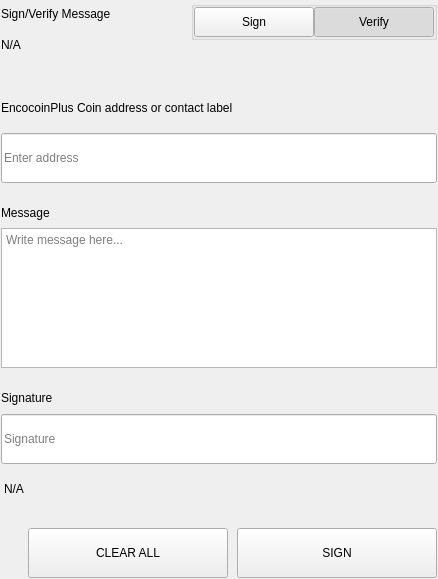
<?xml version="1.0" encoding="UTF-8"?>
<ui version="4.0">
 <class>SettingsSignMessageWidgets</class>
 <widget class="QWidget" name="SettingsSignMessageWidgets">
  <property name="geometry">
   <rect>
    <x>0</x>
    <y>0</y>
    <width>438</width>
    <height>579</height>
   </rect>
  </property>
  <property name="windowTitle">
   <string>Form</string>
  </property>
  <layout class="QVBoxLayout" name="verticalLayout">
   <property name="spacing">
    <number>0</number>
   </property>
   <property name="leftMargin">
    <number>0</number>
   </property>
   <property name="topMargin">
    <number>0</number>
   </property>
   <property name="rightMargin">
    <number>0</number>
   </property>
   <property name="bottomMargin">
    <number>0</number>
   </property>
   <item>
    <widget class="QWidget" name="left" native="true">
     <layout class="QVBoxLayout" name="verticalLayout_3">
      <property name="leftMargin">
       <number>0</number>
      </property>
      <property name="topMargin">
       <number>0</number>
      </property>
      <property name="rightMargin">
       <number>0</number>
      </property>
      <property name="bottomMargin">
       <number>0</number>
      </property>
      <item>
       <widget class="QWidget" name="container_sign" native="true">
        <layout class="QVBoxLayout" name="verticalLayout_2">
         <property name="spacing">
          <number>0</number>
         </property>
         <property name="leftMargin">
          <number>1</number>
         </property>
         <property name="topMargin">
          <number>1</number>
         </property>
         <property name="rightMargin">
          <number>1</number>
         </property>
         <property name="bottomMargin">
          <number>1</number>
         </property>
         <item>
          <layout class="QHBoxLayout" name="horizontalLayout_3" stretch="3,1">
           <property name="spacing">
            <number>40</number>
           </property>
           <item>
            <layout class="QVBoxLayout" name="verticalLayoutTitle">
             <property name="spacing">
              <number>5</number>
             </property>
             <item>
              <widget class="QLabel" name="labelTitle">
               <property name="text">
                <string>Sign/Verify Message</string>
               </property>
              </widget>
             </item>
             <item>
              <widget class="QLabel" name="labelSubtitle1">
               <property name="text">
                <string notr="true">N/A</string>
               </property>
               <property name="wordWrap">
                <bool>true</bool>
               </property>
              </widget>
             </item>
            </layout>
           </item>
           <item alignment="Qt::AlignRight|Qt::AlignTop">
            <widget class="QWidget" name="containerSwitch" native="true">
             <property name="styleSheet">
              <string notr="true">#containerSwitch{
	padding-top:9px;
}</string>
             </property>
             <layout class="QVBoxLayout" name="verticalLayout_6">
              <property name="spacing">
               <number>4</number>
              </property>
              <property name="leftMargin">
               <number>0</number>
              </property>
              <property name="topMargin">
               <number>0</number>
              </property>
              <property name="rightMargin">
               <number>0</number>
              </property>
              <property name="bottomMargin">
               <number>0</number>
              </property>
              <item alignment="Qt::AlignRight">
               <widget class="QGroupBox" name="groupBox">
                <property name="sizePolicy">
                 <sizepolicy hsizetype="Fixed" vsizetype="Preferred">
                  <horstretch>0</horstretch>
                  <verstretch>0</verstretch>
                 </sizepolicy>
                </property>
                <property name="title">
                 <string/>
                </property>
                <property name="alignment">
                 <set>Qt::AlignRight|Qt::AlignTop|Qt::AlignTrailing</set>
                </property>
                <layout class="QHBoxLayout" name="horizontalLayout_4">
                 <property name="spacing">
                  <number>0</number>
                 </property>
                 <property name="leftMargin">
                  <number>0</number>
                 </property>
                 <property name="topMargin">
                  <number>0</number>
                 </property>
                 <property name="rightMargin">
                  <number>0</number>
                 </property>
                 <property name="bottomMargin">
                  <number>0</number>
                 </property>
                 <item>
                  <widget class="QPushButton" name="pushSign">
                   <property name="minimumSize">
                    <size>
                     <width>120</width>
                     <height>30</height>
                    </size>
                   </property>
                   <property name="maximumSize">
                    <size>
                     <width>120</width>
                     <height>30</height>
                    </size>
                   </property>
                   <property name="focusPolicy">
                    <enum>Qt::NoFocus</enum>
                   </property>
                   <property name="text">
                    <string>Sign</string>
                   </property>
                   <property name="checkable">
                    <bool>true</bool>
                   </property>
                   <property name="autoExclusive">
                    <bool>true</bool>
                   </property>
                  </widget>
                 </item>
                 <item>
                  <widget class="QPushButton" name="pushVerify">
                   <property name="minimumSize">
                    <size>
                     <width>120</width>
                     <height>30</height>
                    </size>
                   </property>
                   <property name="maximumSize">
                    <size>
                     <width>120</width>
                     <height>30</height>
                    </size>
                   </property>
                   <property name="focusPolicy">
                    <enum>Qt::NoFocus</enum>
                   </property>
                   <property name="text">
                    <string>Verify</string>
                   </property>
                   <property name="checkable">
                    <bool>true</bool>
                   </property>
                   <property name="checked">
                    <bool>true</bool>
                   </property>
                   <property name="autoExclusive">
                    <bool>true</bool>
                   </property>
                  </widget>
                 </item>
                </layout>
               </widget>
              </item>
              <item alignment="Qt::AlignHCenter|Qt::AlignTop">
               <widget class="QLabel" name="labelSubtitleSwitch">
                <property name="text">
                 <string/>
                </property>
                <property name="alignment">
                 <set>Qt::AlignRight|Qt::AlignTrailing|Qt::AlignVCenter</set>
                </property>
               </widget>
              </item>
             </layout>
            </widget>
           </item>
          </layout>
         </item>
         <item>
          <spacer name="verticalSpacer_2">
           <property name="orientation">
            <enum>Qt::Vertical</enum>
           </property>
           <property name="sizeType">
            <enum>QSizePolicy::Fixed</enum>
           </property>
           <property name="sizeHint" stdset="0">
            <size>
             <width>20</width>
             <height>40</height>
            </size>
           </property>
          </spacer>
         </item>
         <item>
          <widget class="QWidget" name="containerAddress" native="true">
           <property name="sizePolicy">
            <sizepolicy hsizetype="Preferred" vsizetype="Fixed">
             <horstretch>0</horstretch>
             <verstretch>0</verstretch>
            </sizepolicy>
           </property>
           <layout class="QVBoxLayout" name="verticalLayout_5" stretch="0,0">
            <property name="spacing">
             <number>15</number>
            </property>
            <property name="leftMargin">
             <number>0</number>
            </property>
            <property name="topMargin">
             <number>0</number>
            </property>
            <property name="rightMargin">
             <number>0</number>
            </property>
            <property name="bottomMargin">
             <number>0</number>
            </property>
            <item>
             <widget class="QLabel" name="labelSubtitleAddress">
              <property name="minimumSize">
               <size>
                <width>0</width>
                <height>20</height>
               </size>
              </property>
              <property name="maximumSize">
               <size>
                <width>16777215</width>
                <height>20</height>
               </size>
              </property>
              <property name="text">
               <string>EncocoinPlus Coin address or contact label</string>
              </property>
             </widget>
            </item>
            <item>
             <widget class="QLineEdit" name="addressIn_SM">
              <property name="minimumSize">
               <size>
                <width>0</width>
                <height>50</height>
               </size>
              </property>
              <property name="maximumSize">
               <size>
                <width>16777215</width>
                <height>50</height>
               </size>
              </property>
              <property name="placeholderText">
               <string>Enter address</string>
              </property>
             </widget>
            </item>
           </layout>
          </widget>
         </item>
         <item>
          <spacer name="verticalSpacer_3">
           <property name="orientation">
            <enum>Qt::Vertical</enum>
           </property>
           <property name="sizeType">
            <enum>QSizePolicy::Fixed</enum>
           </property>
           <property name="sizeHint" stdset="0">
            <size>
             <width>20</width>
             <height>20</height>
            </size>
           </property>
          </spacer>
         </item>
         <item>
          <layout class="QVBoxLayout" name="verticalLayout_9">
           <property name="spacing">
            <number>5</number>
           </property>
           <item>
            <widget class="QLabel" name="labelSubtitleMessage">
             <property name="minimumSize">
              <size>
               <width>0</width>
               <height>20</height>
              </size>
             </property>
             <property name="maximumSize">
              <size>
               <width>16777215</width>
               <height>20</height>
              </size>
             </property>
             <property name="text">
              <string>Message</string>
             </property>
            </widget>
           </item>
           <item>
            <widget class="QPlainTextEdit" name="messageIn_SM">
             <property name="minimumSize">
              <size>
               <width>0</width>
               <height>140</height>
              </size>
             </property>
             <property name="maximumSize">
              <size>
               <width>16777215</width>
               <height>140</height>
              </size>
             </property>
             <property name="placeholderText">
              <string>Write message here...</string>
             </property>
            </widget>
           </item>
          </layout>
         </item>
         <item>
          <spacer name="verticalSpacer_4">
           <property name="orientation">
            <enum>Qt::Vertical</enum>
           </property>
           <property name="sizeType">
            <enum>QSizePolicy::Fixed</enum>
           </property>
           <property name="sizeHint" stdset="0">
            <size>
             <width>20</width>
             <height>20</height>
            </size>
           </property>
          </spacer>
         </item>
         <item>
          <widget class="QWidget" name="widget" native="true">
           <property name="minimumSize">
            <size>
             <width>0</width>
             <height>75</height>
            </size>
           </property>
           <property name="maximumSize">
            <size>
             <width>16777215</width>
             <height>16777215</height>
            </size>
           </property>
           <layout class="QVBoxLayout" name="verticalLayout_4">
            <property name="leftMargin">
             <number>0</number>
            </property>
            <property name="topMargin">
             <number>0</number>
            </property>
            <property name="rightMargin">
             <number>0</number>
            </property>
            <property name="bottomMargin">
             <number>0</number>
            </property>
            <item>
             <widget class="QLabel" name="labelSubtitleSignature">
              <property name="minimumSize">
               <size>
                <width>0</width>
                <height>20</height>
               </size>
              </property>
              <property name="maximumSize">
               <size>
                <width>16777215</width>
                <height>20</height>
               </size>
              </property>
              <property name="text">
               <string>Signature</string>
              </property>
             </widget>
            </item>
            <item>
             <widget class="QLineEdit" name="signatureOut_SM">
              <property name="minimumSize">
               <size>
                <width>0</width>
                <height>50</height>
               </size>
              </property>
              <property name="placeholderText">
               <string>Signature</string>
              </property>
             </widget>
            </item>
           </layout>
          </widget>
         </item>
         <item>
          <widget class="QLabel" name="statusLabel_SM">
           <property name="styleSheet">
            <string notr="true">padding-top:5px;</string>
           </property>
           <property name="text">
            <string notr="true">N/A</string>
           </property>
          </widget>
         </item>
         <item>
          <spacer name="verticalSpacer">
           <property name="orientation">
            <enum>Qt::Vertical</enum>
           </property>
           <property name="sizeType">
            <enum>QSizePolicy::Fixed</enum>
           </property>
           <property name="sizeHint" stdset="0">
            <size>
             <width>20</width>
             <height>20</height>
            </size>
           </property>
          </spacer>
         </item>
         <item>
          <layout class="QHBoxLayout" name="horizontalLayout_7">
           <property name="spacing">
            <number>9</number>
           </property>
           <item>
            <spacer name="horizontalSpacer_5">
             <property name="orientation">
              <enum>Qt::Horizontal</enum>
             </property>
             <property name="sizeType">
              <enum>QSizePolicy::Expanding</enum>
             </property>
             <property name="sizeHint" stdset="0">
              <size>
               <width>40</width>
               <height>20</height>
              </size>
             </property>
            </spacer>
           </item>
           <item>
            <widget class="QPushButton" name="pushButtonClear">
             <property name="minimumSize">
              <size>
               <width>200</width>
               <height>50</height>
              </size>
             </property>
             <property name="focusPolicy">
              <enum>Qt::NoFocus</enum>
             </property>
             <property name="text">
              <string>CLEAR ALL</string>
             </property>
            </widget>
           </item>
           <item>
            <widget class="QPushButton" name="pushButtonSave">
             <property name="minimumSize">
              <size>
               <width>200</width>
               <height>50</height>
              </size>
             </property>
             <property name="maximumSize">
              <size>
               <width>200</width>
               <height>50</height>
              </size>
             </property>
             <property name="focusPolicy">
              <enum>Qt::NoFocus</enum>
             </property>
             <property name="text">
              <string>SIGN</string>
             </property>
            </widget>
           </item>
          </layout>
         </item>
        </layout>
       </widget>
      </item>
     </layout>
    </widget>
   </item>
  </layout>
 </widget>
 <resources/>
 <connections/>
</ui>
